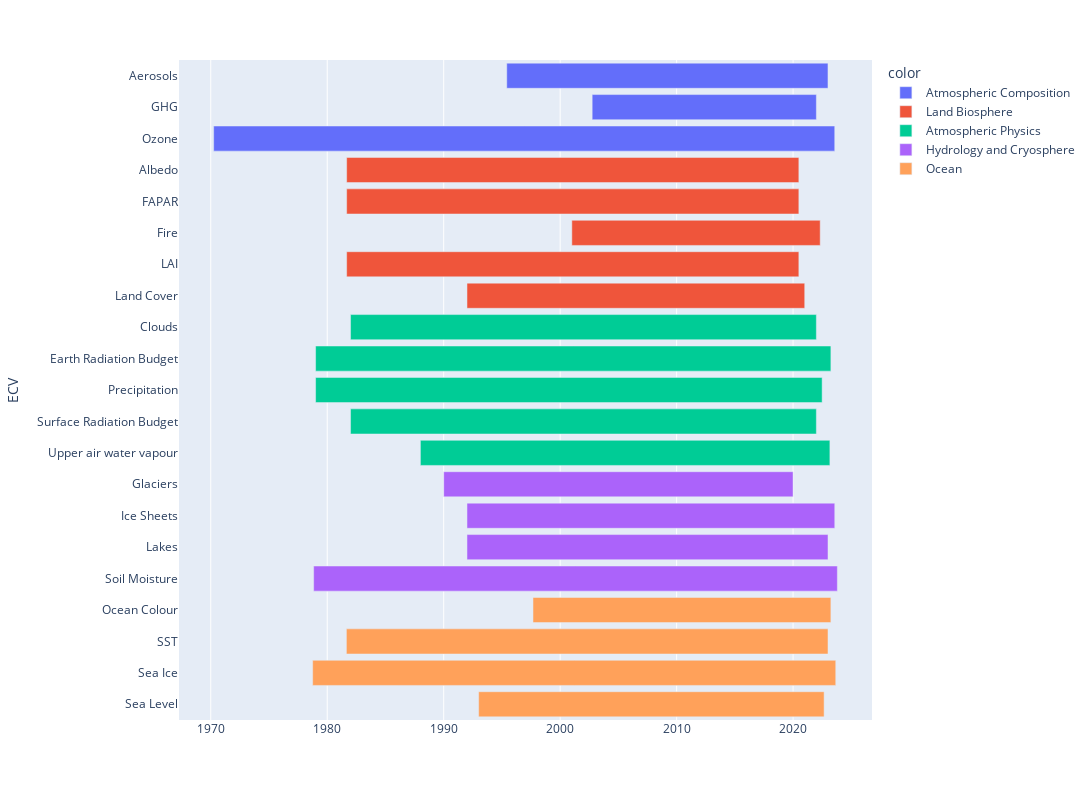

The cell this chart's notebook holds for it:
### Code cell
df2 = datasets_df.copy()

sdates=df2.groupby(['ECV'])['startdate'].min()
edates=df2.groupby(['ECV'])['enddate'].max()
lots = df2.groupby(['ECV'])['Lot'].max()

df3 =pd.concat([sdates,edates,lots],axis=1)
df3.sort_values(['Lot','ECV'])
print(df3.to_markdown())

# fig = px.timeline(df3, x_start="startdate", x_end="enddate", y=df3.index,color=df3.index)
fig = px.timeline(df3, x_start="startdate", x_end="enddate", y=df3.index,color=lots)
# fig = px.timeline(datasets_df, x_start="startdate", x_end="enddate", y='ECV')
fig.update_yaxes(autorange="reversed")
fig.update_layout(
    autosize=False,
    width=1200,
    height=800,
)
fig.show()

### Figure 1 — Plotly figure (JSON) as saved in the notebook; plotly's stock layout.template omitted (floating-point values rounded to 4 significant figures)
{"data": [{"alignmentgroup": "True", "base": ["1995-06-01", "2002-10-01", "1970-04-01"], "hovertemplate": "color=Atmospheric Composition<br>startdate=%{base}<br>enddate=%{x}<br>ECV=%{y}<extra></extra>", "legendgroup": "Atmospheric Composition", "marker": {"color": "#636efa", "pattern": {"shape": ""}}, "name": "Atmospheric Composition", "offsetgroup": "Atmospheric Composition", "orientation": "h", "showlegend": true, "textposition": "auto", "type": "bar", "x": [870393600000, 607478400000, 1682899200000], "xaxis": "x", "y": ["Aerosols", "GHG", "Ozone"], "yaxis": "y"}, {"alignmentgroup": "True", "base": ["1981-09-01", "1981-09-01", "2001-01-01", "1981-09-01", "1992-01-01"], "hovertemplate": "color=Land Biosphere<br>startdate=%{base}<br>enddate=%{x}<br>ECV=%{y}<extra></extra>", "legendgroup": "Land Biosphere", "marker": {"color": "#EF553B", "pattern": {"shape": ""}}, "name": "Land Biosphere", "offsetgroup": "Land Biosphere", "orientation": "h", "showlegend": true, "textposition": "auto", "type": "bar", "x": [1225324800000, 1225324800000, 672969600000, 1225324800000, 915148800000], "xaxis": "x", "y": ["Albedo", "FAPAR", "Fire", "LAI", "Land Cover"], "yaxis": "y"}, {"alignmentgroup": "True", "base": ["1982-01-01", "1979-01-01", "1979-01-01", "1982-01-01", "1988-01-01"], "hovertemplate": "color=Atmospheric Physics<br>startdate=%{base}<br>enddate=%{x}<br>ECV=%{y}<extra></extra>", "legendgroup": "Atmospheric Physics", "marker": {"color": "#00cc96", "pattern": {"shape": ""}}, "name": "Atmospheric Physics", "offsetgroup": "Atmospheric Physics", "orientation": "h", "showlegend": true, "textposition": "auto", "type": "bar", "x": [1262217600000, 1396224000000, 1372550400000, 1262217600000, 1109548800000], "xaxis": "x", "y": ["Clouds", "Earth Radiation Budget", "Precipitation", "Surface Radiation Budget", "Upper air water vapour"], "yaxis": "y"}, {"alignmentgroup": "True", "base": ["1990-01-01", "1992-01-01", "1992-01-01", "1978-11-01"], "hovertemplate": "color=Hydrology and Cryosphere<br>startdate=%{base}<br>enddate=%{x}<br>ECV=%{y}<extra></extra>", "legendgroup": "Hydrology and Cryosphere", "marker": {"color": "#ab63fa", "pattern": {"shape": ""}}, "name": "Hydrology and Cryosphere", "offsetgroup": "Hydrology and Cryosphere", "orientation": "h", "showlegend": true, "textposition": "auto", "type": "bar", "x": [946598400000, 996537600000, 978220800000, 1419033600000], "xaxis": "x", "y": ["Glaciers", "Ice Sheets", "Lakes", "Soil Moisture"], "yaxis": "y"}, {"alignmentgroup": "True", "base": ["1997-09-01", "1981-08-24", "1978-10-01", "1993-01-01"], "hovertemplate": "color=Ocean<br>startdate=%{base}<br>enddate=%{x}<br>ECV=%{y}<extra></extra>", "legendgroup": "Ocean", "marker": {"color": "#FFA15A", "pattern": {"shape": ""}}, "name": "Ocean", "offsetgroup": "Ocean", "orientation": "h", "showlegend": true, "textposition": "auto", "type": "bar", "x": [807148800000, 1304985600000, 1417392000000, 936057600000], "xaxis": "x", "y": ["Ocean Colour", "SST", "Sea Ice", "Sea Level"], "yaxis": "y"}], "layout": {"autosize": false, "barmode": "overlay", "height": 800, "legend": {"title": {"text": "color"}, "tracegroupgap": 0}, "margin": {"t": 60}, "width": 1200, "xaxis": {"anchor": "y", "domain": [0, 1], "type": "date"}, "yaxis": {"anchor": "x", "autorange": "reversed", "domain": [0, 1], "title": {"text": "ECV"}}}}
